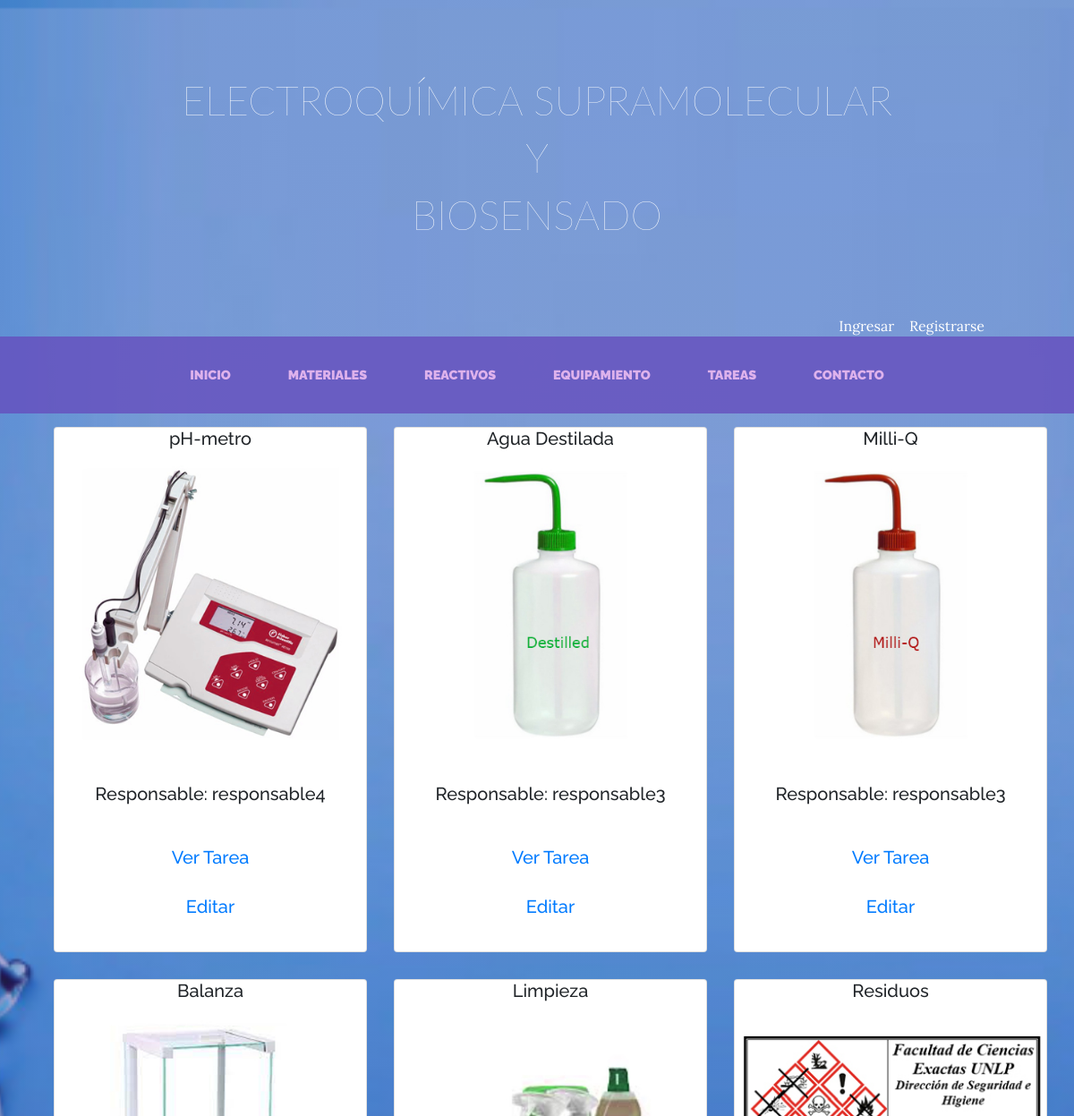
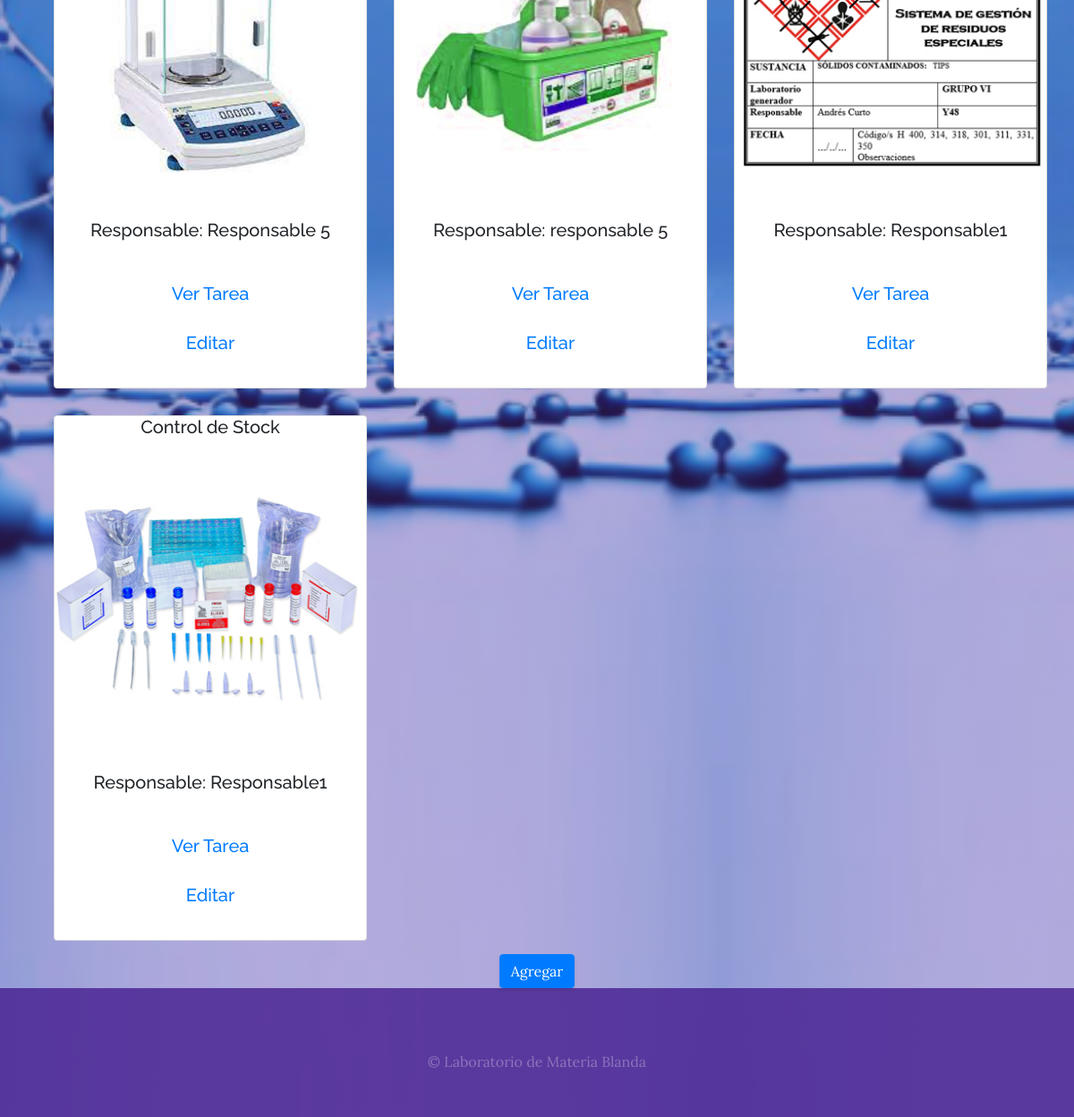
Page /tareas/ on the committed database (2 pictures, top to bottom).
### tareas/models.py (models this page shows, shortened)
class Tarea(models.Model):
    titulo=models.CharField(max_length=50)
    descripcion=models.CharField(max_length=50)
    responsable=models.CharField(max_length=50)
    imagen=models.ImageField(upload_to='tareas', null=True, blank=True)
    created=models.DateField(auto_now_add=True)
    updated=models.DateField(auto_now_add=True)
    class Meta:
        verbose_name='tarea'
        verbose_name_plural='tareas'

### tareas/views.py (the view)
# urls.py: path('tareas/', include('tareas.urls')),
def tareas(request):
    tareas=Tarea.objects.all()
    return render (request, "tareas/tareas.html", {"tareas": tareas})

### tareas/templates/tareas/tareas.html (shortened to what this page needs)
{% extends "Proyecto1_app/base.html" %}
{% load static %}
{% block content %}
<div class="container">
<div class="row">
{% for tarea in tareas%}
<div class="col-md-4">
<div class="card" style="width:100%; margin: 15px 15px">
  <h5 class="card-title" style="text-align: center;">{{ tarea.titulo }} </h7>
    {% if tarea.imagen %}
    <img src="{{tarea.imagen.url}}" class="card-img-top">
    {%else%}
    <img src='/media/tareas/logo_lmb.jpg' class="card-img-top">
    {%endif%}
  <div class="card-body" style="text-align: center;">
  <p class="card-text">Responsable: {{tarea.responsable}}</p>
  <div class="card-body" style="text-align: center;">
    <p class="card-text">
        <a href="javascript:void(0);" onclick="openDescriptionPopup('{{ tarea.descripcion }}')">Ver Tarea</a>
    </p>
</div>
<p class="card-text"><a href="{% url 'editar_tarea' tarea.id %}">Editar</a></p>
</div>
</div>
</div>
{%endfor%}
</div>
</div>
<div class="text-center">
    <a href="{% url 'nueva_tarea' %}" class="btn btn-primary">Agregar</a>
</div>
  {% endblock %}

### Proyecto1_app/static/Proyecto1_app/css/gestion.css (style rules this page uses)
body { font-family:'Lora'; background: linear-gradient(rgba(56, 44, 158, 0.4), rgba(99, 56, 172, 0.4)), url("../img/bg_main.jpg"); background-attachment: fixed; background-position: center; background-size: cover; }
h1, h2, h3, h4, h5, h6 { font-family: 'Raleway'; }
p { line-height: 1.75; }
.btn { box-shadow: 0px 3px 3px 0px rgba(33, 37, 41, 0.1); }

### rows in the picture
Tarea: titulo "pH-metro", imagen (picture), responsable "responsable4"
Tarea: titulo "Agua Destilada", imagen (picture), responsable "responsable3"
Tarea: titulo "Milli-Q", imagen (picture), responsable "responsable3"
Tarea: titulo "Balanza", imagen (picture), responsable "Responsable 5"
Tarea: titulo "Limpieza", imagen (picture), responsable "responsable 5"
Tarea: titulo "Residuos", imagen (picture), responsable "Responsable1"
Tarea: titulo "Control de Stock", imagen (picture), responsable "Responsable1"
